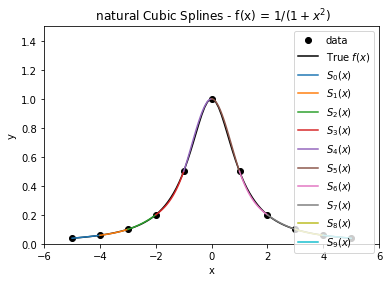

Recreate this plot in Python.
# -*- coding: utf-8 -*-
"""
Created on Wed Oct 24 21:45:48 2018

@author: MinF
"""

import numpy as np
import matplotlib.pyplot as plt
from scipy.integrate import quad
def natural_cubic_spline(n, x , a ):

    A = np.zeros(n);
    l = np.zeros(n+1)
    c = np.zeros(n+1)
    z = np.zeros(n+1)
    u = np.zeros(n)
    b = np.zeros(n)
    d = np.zeros(n)
    # Step 1
    h = (x[n] - x[0])/n
    # Step 2 
    for i in range( 1 , n ):
        A[i] =  3 * (a[i + 1] - a[i]) / h - 3 * (a[i] - a[i - 1]) / h 
    # Step 3 
    l[0] = 1
    u[0] = 0
    z[0] = 0
    #Step 4 
    for i in range( 1 , n ):
        l[i] =  2 * (x[i + 1] - x[i - 1]) - h * u[i - 1] 
        u[i] =  h / l[i]
        z[i] = (A[i] - h * z[i - 1]) / l[i]
    # step 5 
    l[n] = 1
    z[n] = 0
    c[n] = 0
    # Step 6 
    for j in range(n):
        c[n-1-j] = z[n-1-j] - u[n-1-j] * c[n-j];
        b[n-1-j] = (a[n-j] - a[n-1-j]) / h - h * (c[n-j] + 2 * c[n-1-j]) / 3
        d[n-1-j] = (c[n-j] - c[n-1-j]) / (3 * h)
    return b,c,d
def S(x,a,b,c,d,endx):
    return a + b*(x-endx) + c * (x-endx)**2 + d * (x - endx)**3
def f1(x):
    return 1.0 / (1.0 + x**2)
#problem 2
x1 = np.arange(-5,6)
n1 = len(x1)-1
a1 = f1(x1)
xx1 = np.linspace(-5, 5, 100)
b1,c1,d1 = natural_cubic_spline(n1, x1 , a1)
# Plot
fig = plt.figure(1)
axes = fig.add_subplot(1, 1, 1)

axes.plot(x1, a1, 'ko',label="data")
axes.plot(xx1, f1(xx1), 'k',label="True $f(x)$")
for i in range(10):
      xx = np.linspace(x1[i], x1[i+1], 50)
      axes.plot(xx, S(xx,a1[i],b1[i],c1[i],d1[i],x1[i]),label="$S_{%s}(x)$" % i)
axes.set_title(" natural Cubic Splines - f(x) = $1/(1+x^2)$")
axes.set_xlabel("x")
axes.set_ylabel("y")
axes.set_xlim([-6.0, 6.0])
axes.set_ylim([0, 1.5])
axes.legend(loc = 0)
plt.show()
